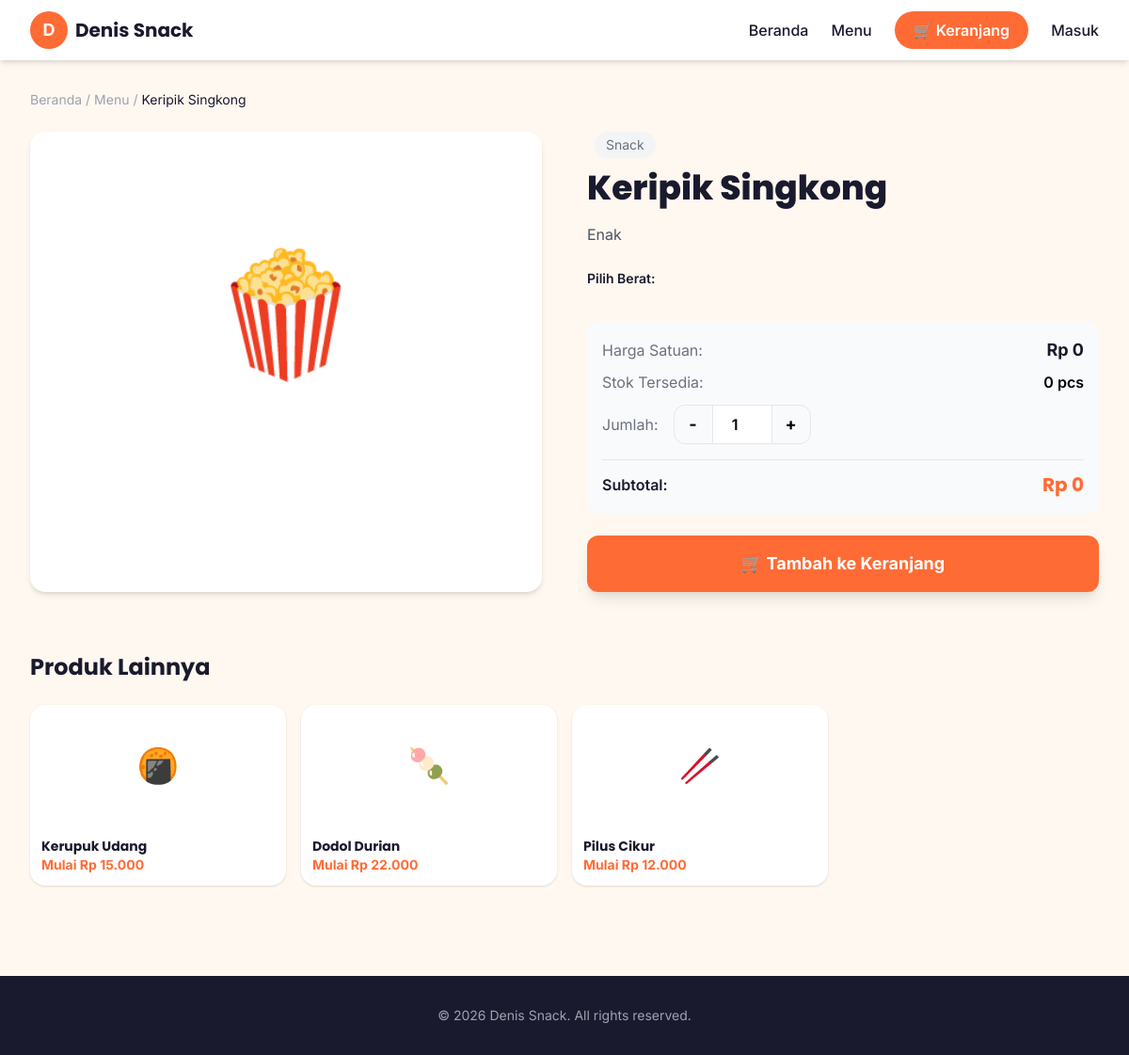
Page /product/9 on the earlier database version.
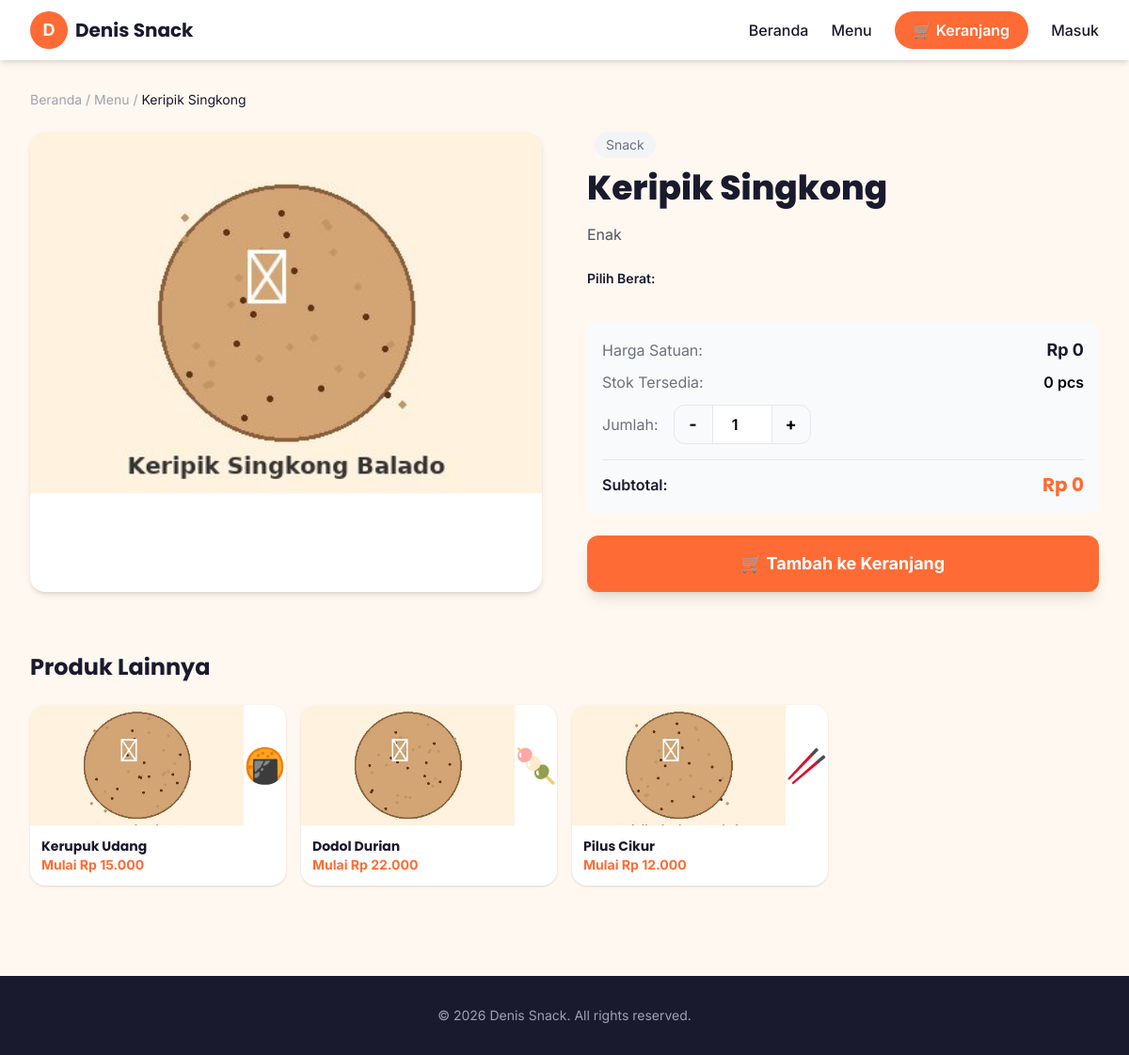
Same page on the later database version.
### tables this page shows
CREATE TABLE products (
        id INTEGER PRIMARY KEY AUTOINCREMENT,
        name TEXT NOT NULL,
        description TEXT,
        base_price INTEGER NOT NULL DEFAULT 0,
        category_id INTEGER,
        emoji TEXT DEFAULT '🍿',
        photo TEXT,
        badge TEXT,
        is_active INTEGER DEFAULT 1,
        is_featured INTEGER DEFAULT 0,
        sku TEXT,
        created_at TIMESTAMP DEFAULT CURRENT_TIMESTAMP,
        FOREIGN KEY (category_id) REFERENCES categories(id) ON DELETE SET NULL
    );

### app.py (the view)
@app.route('/product/<int:product_id>')
def product_detail(product_id):
    conn = get_db()
    product = conn.execute("SELECT p.*, c.name as cat_name FROM products p LEFT JOIN categories c ON p.category_id=c.id WHERE p.id=?", (product_id,)).fetchone()
    if not product:
        conn.close()
        return redirect(url_for('index'))
    variants = conn.execute("SELECT * FROM product_variants WHERE product_id=? AND is_active=1 ORDER BY weight_gram", (product_id,)).fetchall()
    settings = get_settings()
    related = conn.execute("SELECT p.*, c.name as cat_name FROM products p LEFT JOIN categories c ON p.category_id=c.id WHERE p.is_active=1 AND p.category_id=? AND p.id!=? LIMIT 4", (product['category_id'], product_id)).fetchall()
    conn.close()
    return render_template('product_detail.html', product=product, variants=variants, settings=settings, related=related)

### app.py (called while the page is built, shortened)
def get_db():
    conn = sqlite3.connect(DB_PATH, timeout=10)
    conn.row_factory = sqlite3.Row
    conn.execute("PRAGMA foreign_keys = ON")
    conn.execute("PRAGMA busy_timeout = 5000")
    return conn

def get_settings():
    now = time.time()
    if _settings_cache['data'] is not None and now - _settings_cache['ts'] < 2:
        return _settings_cache['data']

def _norm_color(value, default):
    v = str(value or '').strip()
    if len(v) == 7 and v[0] == '#' and all(c in COLOR_VALID for c in v[1:]):
        return v
    if len(v) == 6 and all(c in COLOR_VALID for c in v):
        return '#' + v
    return default

@app.context_processor
def inject_globals():
    return {'theme': get_theme(), 'settings': get_settings()}

### templates/product_detail.html (shortened to what the changed rows need)
<!DOCTYPE html>
<html lang="id">
<head>
    <script src="https://cdn.tailwindcss.com"></script>
</head>
<body class="bg-light font-body {{ theme.body_class }}">
    <main class="max-w-7xl mx-auto px-4 sm:px-6 lg:px-8 py-8">
        <nav class="text-sm text-gray-400 mb-6"><a href="/" class="hover:text-primary">Beranda</a> / <a href="/#menu" class="hover:text-primary">Menu</a> / <span class="text-dark">{{ product.name }}</span></nav>
        <div class="grid md:grid-cols-2 gap-8 lg:gap-12">
            <div class="bg-white rounded-2xl shadow-md overflow-hidden">
                <div class="h-72 md:h-96 bg-gradient-to-br from-primary/10 to-accent/10 flex items-center justify-center">
                    {% if product.photo %}
                    <img src="/uploads/{{ product.photo }}" alt="{{ product.name }}" class="w-full h-full object-cover">
                    {% else %}
                    <span class="text-9xl">{{ product.emoji }}</span>
                    {% endif %}
                </div>
            </div>
            <div>
                {% if product.cat_name %}<span class="inline-block bg-gray-100 text-gray-500 px-3 py-1 rounded-full text-sm mb-3 ml-2">{{ product.cat_name }}</span>{% endif %}
                <h1 class="font-display text-3xl md:text-4xl font-extrabold text-dark mb-4">{{ product.name }}</h1>
                <p class="text-gray-600 leading-relaxed mb-6">{{ product.description }}</p>
                <div class="mb-6">
                    <label class="block text-sm font-semibold text-dark mb-3">Pilih Berat:</label>
                </div>
                <div class="bg-gray-50 rounded-xl p-4 mb-6">
                    <div class="flex justify-between items-center mb-2"></div>
                    <div class="flex justify-between items-center mb-3"><span class="text-gray-500">Stok Tersedia:</span><span class="font-semibold" id="detail-stock">{{ variants[0].stock if variants else 0 }} pcs</span></div>
                    <div class="flex items-center gap-4 mb-4">
                    </div>
                    <div class="flex justify-between items-center border-t pt-3"></div>
                </div>
                <button onclick="addDetailToCart()" id="add-to-cart-btn" class="w-full bg-primary text-white py-4 rounded-xl hover:bg-orange-600 transition font-bold text-lg shadow-lg shadow-primary/30 flex items-center justify-center gap-2">
                    🛒 Tambah ke Keranjang
                </button>
            </div>
        </div>
        {% if related %}
        <section class="mt-16">
            <h2 class="font-display text-2xl font-bold text-dark mb-6">Produk Lainnya</h2>
            <div class="grid grid-cols-2 md:grid-cols-4 gap-4">
                {% for r in related %}
                <a href="/product/{{ r.id }}" class="bg-white rounded-2xl shadow hover:shadow-lg transition overflow-hidden group">
                    <div class="h-32 bg-gradient-to-br from-primary/20 to-accent/20 flex items-center justify-center group-hover:scale-105 transition">
                        {% if r.photo %}<img src="/uploads/{{ r.photo }}" class="w-full h-full object-cover"><span class="text-4xl">{{ r.emoji }}</span>{% else %}<span class="text-4xl">{{ r.emoji }}</span>{% endif %}
                    </div>
                    <div class="p-3">
                        <h3 class="font-display font-bold text-sm text-dark truncate">{{ r.name }}</h3>
                        <p class="text-primary font-bold text-sm">Mulai Rp {{ "{:,.0f}".format(r.base_price).replace(",", ".") }}</p>
                    </div>
                </a>
                {% endfor %}
            </div>
        </section>
        {% endif %}
    </main>
</body>
</html>

Differences in the rows shown:
changed products "Keripik Singkong": photo: picture added; emoji "🍿" → (not shown)
changed products "Kerupuk Udang": photo: picture added; photo empty → "kerupuk-udang.jpg" (drawn)
changed products "Dodol Durian": photo: picture added; photo empty → "nastar-nanas.jpg" (drawn)
changed products "Pilus Cikur": photo: picture added; photo empty → "keripik-singkong.jpg" (drawn)
